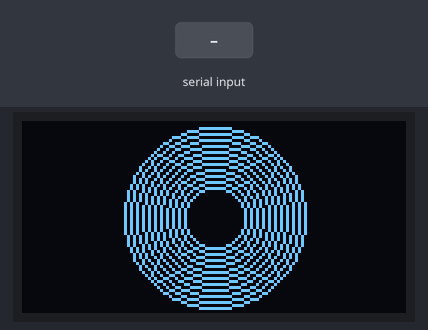
Recording of a sketch running on a simulated Arduino Uno, built with avr-gcc and run on an emulated ATmega328P. Parts: 128×64 one-colour display. Inputs (shaded band) come from the test bench. The display library's start-up logo is not drawn; what the sketch prints to the serial monitor is not drawn.

Above: at 3.7 s.
3.8 s: "90,45\n" received over Serial
Timing chart, 0 to 6.8 s (numbered marks = the images above; inputs shaded):
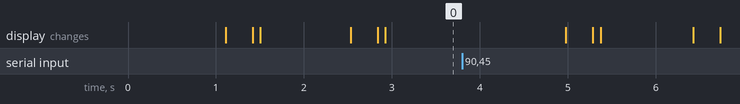

The sketch:

Niki_eyes.ino
```cpp
#include <SPI.h>
#include <Wire.h>
#include <Adafruit_GFX.h>
#include <Adafruit_SSD1306.h>

int incomingByte = 0;
int current_state = 1;
// PWM IN NANO D3 , D5 , D6 , D9 , D10 , D11

// SCL    --> GREEN , A5   ,  yellow
// SDA    --> ORANGE , A4  ,  white
// GROUND --> BROWN        ,  black
// Vcc    --> RED          ,  red

#define SCREEN_WIDTH 128 // OLED display width, in pixels
#define SCREEN_HEIGHT 64 // OLED display height, in pixels

// Declaration for an SSD1306 display connected to I2C (SDA, SCL pins)
// The pins for I2C are defined by the Wire-library.
// On an arduino UNO:       A4(SDA), A5(SCL)
// On an arduino MEGA 2560: 20(SDA), 21(SCL)
// On an arduino LEONARDO:   2(SDA),  3(SCL), ...
#define OLED_RESET     4 // Reset pin # (or -1 if sharing Arduino reset pin)
#define SCREEN_ADDRESS 0x3C ///< See datasheet for Address; 0x3D for 128x64, 0x3C for 128x32
Adafruit_SSD1306 display(SCREEN_WIDTH, SCREEN_HEIGHT, &Wire, OLED_RESET);


void drawCircleRight(void) {
  for (int16_t i=10; i<display.height()-32; i+=2) {
    //display.drawCircle((display.width()/2)+50, display.height()/2, i, SSD1306_WHITE);
    display.drawCircle((display.width()/2)+50, display.height()/3, i, SSD1306_WHITE);
    display.display();
    delay(10);

  }
  }

  void drawCircleLeft(void) {
  for (int16_t i=10; i<display.height()-32; i+=2) {
    //display.drawCircle((display.width()/2)-50, display.height()/2, i, SSD1306_WHITE);
    display.drawCircle((display.width()/2)-50, display.height()/3, i, SSD1306_WHITE);
    display.display();
    delay(10);

  }
  }


void drawCircle(void) {
  for (int16_t i=10; i<display.height()-32; i+=2) {
    display.drawCircle((display.width()/2), display.height()/2, i, SSD1306_WHITE);
    display.display();
    delay(10);


  }


}


void setup() {
  Serial.begin(9600);

  if(!display.begin(SSD1306_SWITCHCAPVCC, SCREEN_ADDRESS)) {
    //Serial.println(F("SSD1306 allocation failed"));
    for(;;); // Don't proceed, loop forever
  }

  display.display();
  delay(1000);
  display.clearDisplay();

  display.display();

  // display.flipScreenVertically();

  //display.setContrast(255);


  drawCircle();
  delay(1000);
  display.clearDisplay();


}

void loop() {

  while (Serial.available() > 0 )
   {

    //incomingByte = Serial.read();

    incomingByte = Serial.parseInt();
   Serial.println(" incomingByte = ");
   Serial.println(incomingByte );
    switch(incomingByte)
    {
       case 1:
        current_state = 1; //IDLE
        break;
      case 2:
        current_state = 2; //LISTENING
        break;
      case 3:
        current_state = 3; //PROCESSING
        break;
      case 4:
        current_state = 4; //TALKING
        break;
      default:
        break;
    }
  }

display.clearDisplay();

Serial.println(current_state);

  switch(current_state)
    {
      case 1: //IDLE
        //display.drawCircle((display.width()/2), display.height()/2, 10, SSD1306_WHITE);
        drawCircle();
        delay(1000);
        break;
      case 2: //LISTENING
        //display.fillCircle((display.width()/2), display.height()/2, 20, SSD1306_WHITE);
        drawCircleLeft();
        delay(1000);
        break;
      case 3: //PROCESSING
      drawCircleRight();
      delay(1000);
       // Set text size
       // display.setTextSize(2);
        // Set text color to white
       // display.setTextColor(SSD1306_WHITE);
        // Set cursor position
       // display.setCursor(0, 0);
        // Print the text "..."
       // display.print("...");
        break;
      case 4: //TALKING
       // display.drawCircle((display.width()/2), display.height()/2, 5, SSD1306_WHITE);
       drawCircle();
       delay(1000);
        break;
      default: //IDLE
        break;
    }

    display.display();

  }
```
